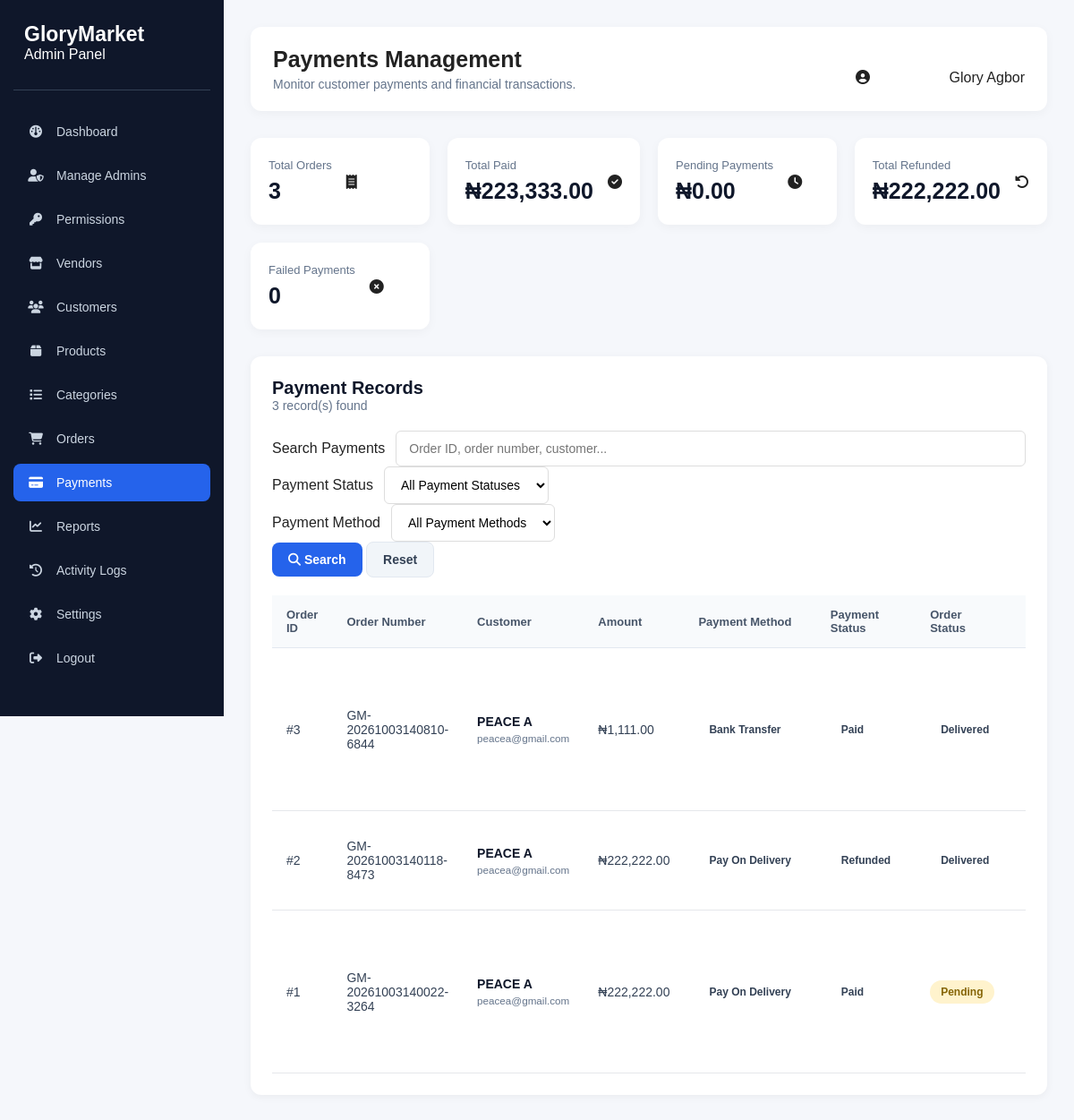
/admin/payments.php (signed in), run on the app's committed database.
### tables this page shows
CREATE TABLE `orders` (
  `id` int(11) NOT NULL,
  `order_number` varchar(50) NOT NULL,
  `customer_id` int(11) NOT NULL,
  `subtotal` decimal(10,2) NOT NULL DEFAULT 0.00,
  `delivery_fee` decimal(10,2) NOT NULL DEFAULT 0.00,
  `discount` decimal(10,2) NOT NULL DEFAULT 0.00,
  `total_amount` decimal(10,2) NOT NULL DEFAULT 0.00,
  `payment_method` enum('pay_on_delivery','bank_transfer','card') NOT NULL DEFAULT 'pay_on_delivery',
  `payment_status` enum('pending','paid','failed','refunded') DEFAULT 'pending',
  `payment_verified_by` int(11) DEFAULT NULL,
  `payment_verified_at` datetime DEFAULT NULL,
  `refunded_by` int(11) DEFAULT NULL,
  `refunded_at` datetime DEFAULT NULL,
  `refund_reason` text DEFAULT NULL,
  `order_status` enum('pending','confirmed','processing','shipped','delivered','cancelled') DEFAULT 'pending',
  `vendor_confirmed` tinyint(1) NOT NULL DEFAULT 0,
  `delivery_address` text NOT NULL,
  `customer_note` text DEFAULT NULL,
  `created_at` timestamp NOT NULL DEFAULT current_timestamp(),
  `updated_at` timestamp NOT NULL DEFAULT current_timestamp() ON UPDATE current_timestamp()
);

CREATE TABLE `users` (
  `id` int(11) NOT NULL,
  `full_name` varchar(100) NOT NULL,
  `email` varchar(150) NOT NULL,
  `phone` varchar(20) DEFAULT NULL,
  `profile_picture` varchar(255) DEFAULT NULL,
  `password` varchar(255) NOT NULL,
  `role` enum('super_admin','admin','vendor','customer') NOT NULL DEFAULT 'customer',
  `status` enum('active','inactive','suspended') NOT NULL DEFAULT 'active',
  `email_verified_at` datetime DEFAULT NULL,
  `created_at` timestamp NOT NULL DEFAULT current_timestamp(),
  `updated_at` timestamp NOT NULL DEFAULT current_timestamp() ON UPDATE current_timestamp()
);

### admin/payments.php (the view, shortened to what this page needs)
<?php
$pdo = getDbConnection();
$full_name = $_SESSION['full_name'] ?? 'Super Admin';
$search = trim($_GET['search'] ?? '');
$where = [];
$params = [];
$where_sql = !empty($where)
    ? "WHERE " . implode(" AND ", $where)
    : "";
$sql = "
    SELECT
        o.id,
        o.order_number,
        o.total_amount,
o.payment_method,
o.payment_status,
o.order_status,
o.created_at,
        u.full_name AS customer_name,
        u.email AS customer_email
    FROM orders o
    INNER JOIN users u ON o.customer_id = u.id
    {$where_sql}
    ORDER BY o.created_at DESC
";
$stmt = $pdo->prepare($sql);
$stmt->execute($params);
$payments = $stmt->fetchAll(PDO::FETCH_ASSOC);
$summary_sql = "
    SELECT
        COUNT(*) AS total_orders,
        COALESCE(SUM(
            CASE WHEN payment_status = 'paid'
            THEN total_amount ELSE 0 END
        ), 0) AS total_paid,
        COALESCE(SUM(
            CASE WHEN payment_status = 'pending'
            THEN total_amount ELSE 0 END
        ), 0) AS total_pending,
        COALESCE(SUM(
            CASE WHEN payment_status = 'refunded'
            THEN total_amount ELSE 0 END
        ), 0) AS total_refunded,
        COALESCE(SUM(
            CASE WHEN payment_status = 'failed'
            THEN 1 ELSE 0 END
        ), 0) AS failed_count
    FROM orders
";
$summary_stmt = $pdo->query($summary_sql);
$summary = $summary_stmt->fetch(PDO::FETCH_ASSOC);
function formatPaymentAmount($amount)
{
    return '₦' . number_format((float) $amount, 2);
}
function formatPaymentStatus($status)
{
    return ucfirst(str_replace('_', ' ', $status ?? 'pending'));
}
?>
<!DOCTYPE html>
<html lang="en">
<head>
    <link rel="stylesheet" href="../assets/css/admin-dashboard.css">
    <link rel="stylesheet"
          href="https://cdnjs.cloudflare.com/ajax/libs/font-awesome/6.5.0/css/all.min.css">
</head>
<body>
<div class="dashboard-wrapper">
    <aside class="sidebar">
        <div class="sidebar-brand">
            <h2>GloryMarket</h2>
            <p>Admin Panel</p>
        </div>
        <nav class="sidebar-nav">
            <a href="dashboard.php">
                <i class="fa-solid fa-gauge"></i>
                Dashboard
            </a>
            <a href="admins.php">
                <i class="fa-solid fa-user-shield"></i>
                Manage Admins
            </a>
            <a href="permissions.php">
                <i class="fa-solid fa-key"></i>
                Permissions
            </a>
            <a href="vendors.php">
                <i class="fa-solid fa-store"></i>
                Vendors
            </a>
            <a href="customers.php">
                <i class="fa-solid fa-users"></i>
                Customers
            </a>
            <a href="products.php">
                <i class="fa-solid fa-box"></i>
                Products
            </a>
            <a href="categories.php">
                <i class="fa-solid fa-list"></i>
                Categories
            </a>
            <a href="orders.php">
                <i class="fa-solid fa-cart-shopping"></i>
                Orders
            </a>
            <a href="payments.php" class="active">
                <i class="fa-solid fa-credit-card"></i>
                Payments
            </a>
            <a href="reports.php">
                <i class="fa-solid fa-chart-line"></i>
                Reports
            </a>
            <a href="activity-logs.php">
                <i class="fa-solid fa-clock-rotate-left"></i>
                Activity Logs
            </a>
            <a href="settings.php">
                <i class="fa-solid fa-gear"></i>
                Settings
            </a>
            <a href="../logout.php">
                <i class="fa-solid fa-right-from-bracket"></i>
                Logout
            </a>
        </nav>
    </aside>
    <main class="main-content">
        <header class="topbar">
            <div>
                <h1>Payments Management</h1>
                <p>Monitor customer payments and financial transactions.</p>
            </div>
            <div class="admin-details">
                <i class="fa-solid fa-user-circle"></i>
                <span><?= htmlspecialchars($full_name) ?></span>
            </div>
        </header>
        <section class="stats-grid">
            <div class="stat-card">
                <div>
                    <p>Total Orders</p>
                    <h2>
                        <?= number_format((int) $summary['total_orders']) ?>
                    </h2>
                </div>
                <i class="fa-solid fa-receipt"></i>
            </div>
            <div class="stat-card">
                <div>
                    <p>Total Paid</p>
                    <h2>
                        <?= formatPaymentAmount($summary['total_paid']) ?>
                    </h2>
                </div>
                <i class="fa-solid fa-circle-check"></i>
            </div>
            <div class="stat-card">
                <div>
                    <p>Pending Payments</p>
                    <h2>
                        <?= formatPaymentAmount($summary['total_pending']) ?>
                    </h2>
                </div>
                <i class="fa-solid fa-clock"></i>
            </div>
            <div class="stat-card">
                <div>
                    <p>Total Refunded</p>
                    <h2>
                        <?= formatPaymentAmount($summary['total_refunded']) ?>
                    </h2>
                </div>
                <i class="fa-solid fa-rotate-left"></i>
            </div>
            <div class="stat-card">
                <div>
                    <p>Failed Payments</p>
                    <h2>
                        <?= number_format((int) $summary['failed_count']) ?>
                    </h2>
                </div>
                <i class="fa-solid fa-circle-xmark"></i>
            </div>
        </section>
        <section class="table-panel">
            <div class="panel-header">
                <div>
                    <h2>Payment Records</h2>
                    <p>
                        <?= count($payments) ?>
                        record(s) found
                    </p>
                </div>
            </div>
            <form method="GET" class="order-filter-form">
                <div class="filter-group">
                    <label for="search">Search Payments</label>
                    <input
                        type="text"
                        id="search"
                        name="search"
                        placeholder="Order ID, order number, customer..."
                        value="<?= htmlspecialchars($search) ?>"
                    >
                </div>
                <div class="filter-group">
                    <label for="payment_status">Payment Status</label>
                    <select name="payment_status" id="payment_status">
                        <option value="">All Payment Statuses</option>
                    </select>
                </div>
                <div class="filter-group">
    <label for="payment_method">Payment Method</label>
    <select name="payment_method" id="payment_method">
        <option value="">All Payment Methods</option>
    </select>
</div>
                <div class="filter-actions">
                    <button type="submit" class="primary-btn">
                        <i class="fa-solid fa-search"></i>
                        Search
                    </button>
                    <a href="payments.php" class="secondary-btn">
                        Reset
                    </a>
                </div>
            </form>
            <div class="table-wrapper">
                <table class="orders-table">
                    <thead>
                        <tr>
                            <th>Order ID</th>
                            <th>Order Number</th>
                            <th>Customer</th>
                            <th>Amount</th>
<th>Payment Method</th>
<th>Payment Status</th>
                            <th>Order Status</th>
                            <th>Date</th>
                        </tr>
                    </thead>
                    <tbody>
                    <?php if (!empty($payments)): ?>
                        <?php foreach ($payments as $payment): ?>
                            <tr>
                                <td>
                                    #<?= (int) $payment['id'] ?>
                                </td>
                                <td>
                                    <?= htmlspecialchars($payment['order_number']) ?>
                                </td>
                                <td>
                                    <strong>
                                        <?= htmlspecialchars($payment['customer_name']) ?>
                                    </strong>
                                    <br>
                                    <small>
                                        <?= htmlspecialchars($payment['customer_email']) ?>
                                    </small>
                                </td>
                                <td>
                                    <?= formatPaymentAmount($payment['total_amount']) ?>
                                </td>
<td>
    <span class="status-badge">
        <?= htmlspecialchars(
            formatPaymentStatus($payment['payment_method'])
        ) ?>
    </span>
</td>
<td>
    <span class="status-badge status-<?= htmlspecialchars($payment['payment_status'] ?? 'pending') ?>">
        <?= htmlspecialchars(
            formatPaymentStatus($payment['payment_status'])
        ) ?>
    </span>
</td>
<td>
    <span class="status-badge status-<?= htmlspecialchars($payment['order_status'] ?? 'pending') ?>">
        <?= htmlspecialchars(
            formatPaymentStatus($payment['order_status'])
        ) ?>
    </span>
</td>
                                <td>
                                </td>
                            </tr>
                        <?php endforeach; ?>
                    <?php endif; ?>
                    </tbody>
                </table>
            </div>
        </section>
    </main>
</div>
</body>
</html>

### data on the page
orders: id "3", order_number "GM-20261003140810-6844", customer.full_name "PEACE A", customer.email "peacea@gmail.com", total_amount "₦1,111.00", payment_method "Bank Transfer", payment_status "Paid", order_status "Delivered"
orders: id "2", order_number "GM-20261003140118-8473", customer.full_name "PEACE A", customer.email "peacea@gmail.com", total_amount "₦222,222.00", payment_method "Pay On Delivery", payment_status "Refunded", order_status "Delivered"
orders: id "1", order_number "GM-20261003140022-3264", customer.full_name "PEACE A", customer.email "peacea@gmail.com", total_amount "₦222,222.00", payment_method "Pay On Delivery", payment_status "Paid", order_status "Pending"

### other printed values
$full_name "Glory Agbor"
$summary['total_orders'] "3"
formatPaymentAmount($summary['total_paid']) "₦223,333.00"
formatPaymentAmount($summary['total_pending']) "₦0.00"
formatPaymentAmount($summary['total_refunded']) "₦222,222.00"
$summary['failed_count'] "0"
count($payments) "3"
